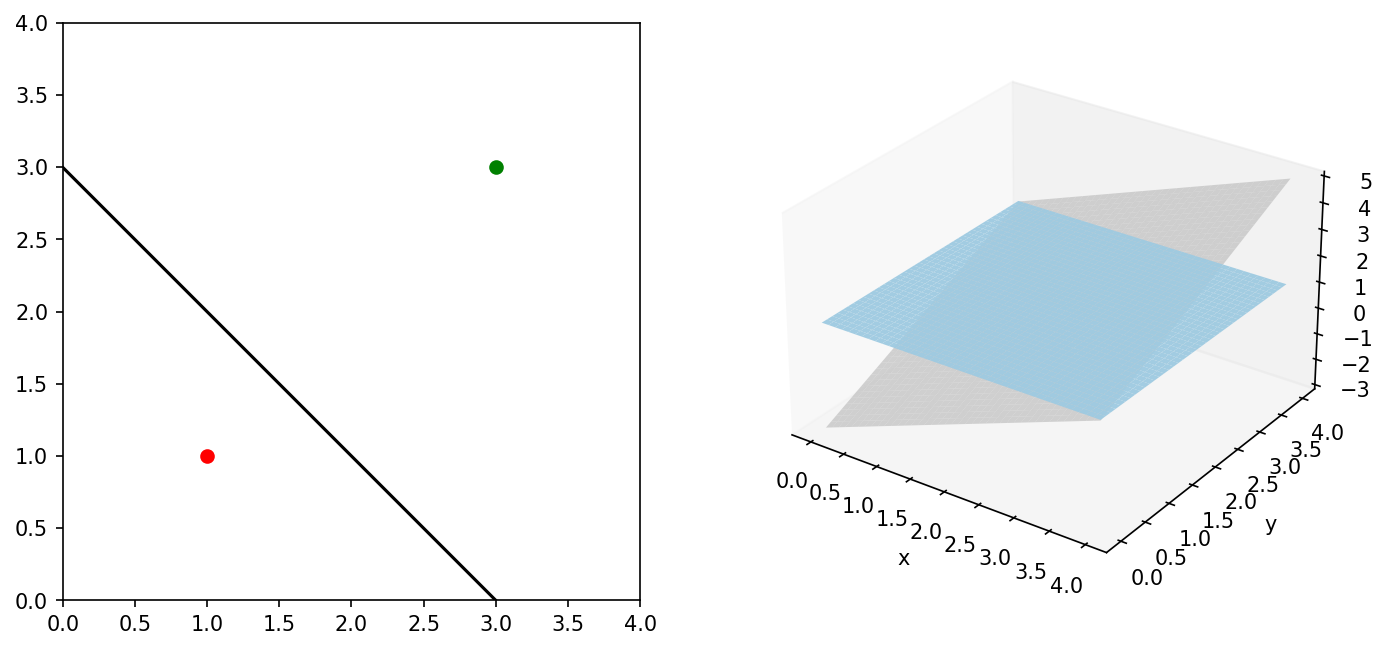

This chart was generated by the following Python code:
"""Figure 13.24 - Perceptron example for patterns in Fig. 13.22."""

from __future__ import annotations

import os
import numpy as np
import matplotlib.pyplot as plt
from libDIP.perceptronTraining4e import perceptronTraining4e


print("Running Figure1324 (perceptron example)...")

# Data: augmented patterns (columns)
X = np.array([[1, 3], [1, 3], [1, 1]], dtype=float)
r = np.array([-1, 1], dtype=float)
w0 = np.array([0, 0, 0], dtype=float)

# Learning
w, epochs = perceptronTraining4e(X, r, alpha=1.0, nepochs=100, w0=w0)
print(f"Converged in {epochs} epochs to w = {w}")

# Decision surface shown intersecting the xy-plane.
# MATLAB: [x2, x1] = meshgrid(0:.1:4, 0:.1:4)
x2, x1 = np.meshgrid(np.arange(0, 4.0 + 0.1, 0.1), np.arange(0, 4.0 + 0.1, 0.1))

# Decision function d(x,y) = w1*x + w2*y + w3
d = w[0] * x1 + w[1] * x2 + w[2]
print(f"Decision boundary: {w[0]:.3f}*x + {w[1]:.3f}*y + {w[2]:.3f} = 0")

# Display
fig = plt.figure(1, figsize=(11, 5))

# Subplot 1: points + implicit decision boundary
ax1 = fig.add_subplot(1, 2, 1)
ax1.plot(X[0, 0], X[1, 0], "or")
ax1.plot(X[0, 1], X[1, 1], "og")

xx = np.linspace(0, 4, 400)
if abs(w[1]) > 1e-12:
    yy = -(w[0] * xx + w[2]) / w[1]
    ax1.plot(xx, yy, "k-")
elif abs(w[0]) > 1e-12:
    x_const = -w[2] / w[0]
    ax1.plot([x_const, x_const], [0, 4], "k-")

ax1.set_xlim(0, 4)
ax1.set_ylim(0, 4)
ax1.set_aspect("equal", adjustable="box")

# Subplot 2: decision surface + constant plane
ax2 = fig.add_subplot(1, 2, 2, projection="3d")

# Use the same physical coordinate domain as subplot 1 for a clearer view.
surf_color = np.ones((41, 41, 3), dtype=float) * 0.75
ax2.plot_surface(x1, x2, d, facecolors=surf_color, linewidth=0, antialiased=True, shade=False, alpha=0.7)

C = 0.205 * float(np.max(d))
plane = np.zeros_like(x1, dtype=float) + C
ax2.plot_surface(x1, x2, plane, color="#9ecae1", linewidth=0, antialiased=True, shade=False, alpha=0.95)

ax2.view_init(elev=28, azim=-55)
ax2.grid(False)
ax2.set_xlabel("x")
ax2.set_ylabel("y")
ax2.set_box_aspect((1, 1, 0.65))

# Save
out_path = os.path.join(os.path.dirname(__file__), "Figure1324.png")
fig.savefig(out_path, dpi=150, bbox_inches="tight")
print(f"Saved {out_path}")

plt.show()
